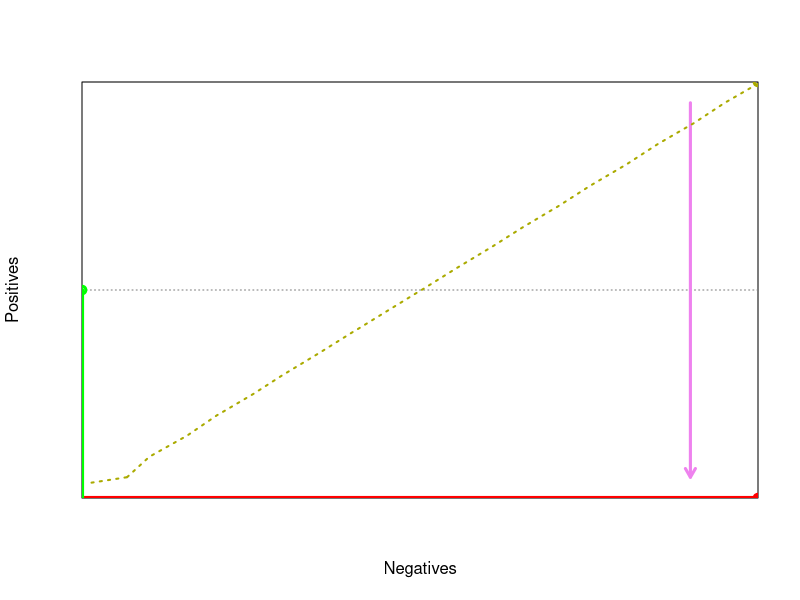

Here is the R script that generated this plot:
## ---- chunk 1

#c <- 1  # class ratio dt-cost-left
c <- 1 # class ratio dt-cost-right
pos <- c*50  # positive examples
neg <- 50  # negative examples

rocgrid <- function() {
	plot( c(0,neg), c(0,pos),
		 xlim=c(0,neg),ylim=c(0,pos),
		 #asp = pos/neg,
		 xaxs = "i",yaxs = "i",
		 xaxt = 'n', yaxt = 'n',
		 type = "n",
		 xlab = "Negatives", ylab = "Positives")
	
	# add a grid
	#grid.step <- 5
	grid (nx = neg/10, ny = pos/10, col = gray(0.5))
	
	# draw diagonals
	#abline(0,pos/neg,lty="dotted")	# ascending
	#abline(pos,-pos/neg,lty="dotted")	# descending
	
	# draw axes
	#axis(2,c(0,0.2*pos,0.4*pos,0.6*pos,0.8*pos,pos),labels=c('0','20%','40%','60%','80%','100%'))
	#axis(1,c(0,0.2*neg,0.4*neg,0.6*neg,0.8*neg,neg),labels=c('0','20%','40%','60%','80%','100%'))
}

box <- function(x0,y0,x1,y1,col) {
	lines(c(x0,x0,x1,x1,x0),c(y0,y1,y1,y0,y0),col=col,lty=1)}

metric <- function(tp,fp,Pos,Neg,m) {
  if (tp+fp == 0) { return(0) }
  else {
    #Pos = pos
    #Neg = neg
    N = Pos+Neg
    TP = tp
    FP = fp
    FN = Pos-TP
    TN = Neg-FP
    if (m=='accuracy') return( (TP+TN)/N ) 
    if (m=='wracc') return( TP/N - (TP+FP)*(TP+FN)/N^2 ) 
    if (m=='confirmation') return( ((TP+FP)*(FP+TN)/N^2 - FP/N)/(sqrt((TP+FP)*(FP+TN)/N^2) - (TP+FP)*(FP+TN)/N^2) ) 
    if (m=='generality') return( (TP+FP)/N ) 
    if (m=='precision') return( TP/(TP+FP) ) 
    if (m=='laplace-precision') return( (TP+10)/(TP+FP+20) ) 
    if (m=='f-measure') return( 2*TP/(2*TP+FP+FN) ) 
    if (m=='g-measure') return( TP/(FP+Pos) ) 
    if (m=='precision*recall') return( TP^2/((TP+FP)*(TP+FN)) ) 
    if (m=='avg-precision-recall') return( TP/(2*(TP+FP)) + TP/(2*(TP+FN)) ) 
    if (m=='aucsplit') return( (TP*Neg+Pos*TN)/(2*Pos*Neg) ) 
    if (m=='balanced-aucsplit') return( TP/Pos - FP/Neg ) 
    if (m=='chi2') return( (TP*TN - FP*FN)^2 / ((TP+FP)*(TP+FN)*(FP+TN)*(FN+TN)) ) 
    if (m=='info-gain') return( entropy(Pos,Neg) - (TP+FP)/N*entropy(TP,FP) - (FN+TN)/N*entropy(FN,TN) )
    if (m=='gini') return( gini(Pos,Neg) - (TP+FP)/N*gini(TP,FP) - (FN+TN)/N*gini(FN,TN) )
    if (m=='dkm') return( dkm(Pos,Neg) - (TP+FP)/N*dkm(TP,FP) - (FN+TN)/N*dkm(FN,TN) )
    if (m=='entropy') return( entropy(TP,FP)/2 )
    if (m=='giniimp') return( gini(TP,FP) )
    if (m=='dkmimp') return( dkm(TP,FP) )
    if (m=='minacc') return( minacc(TP,FP) )
  }
}

entropy <- function(P,N) {
  p <- P/(P+N)
  n <- N/(P+N)
  if (P==0 || N==0) { return( 0 ) }
  else { return( -p*log2(p) -n*log2(n) ) }
}

gini <- function(P,N) {
  p <- P/(P+N)
  n <- N/(P+N)
  return( 4*p*n )	
}

dkm <- function(P,N) {
  p <- P/(P+N)
  n <- N/(P+N)
  return( 2*sqrt(p*n) )	
}

minacc <- function(P,N) {
  p <- P/(P+N)
  n <- N/(P+N)
  return( min(p,n) )	
}


save = FALSE

if (save==FALSE) {colour1="red"; colour2="blue"} else {colour1="black"; colour2="black"}

contours <- function(m,label) {
	x <- seq(0,neg)
	y <- seq(0,pos)
	z <- matrix(nrow=neg+1,ncol=pos+1)
	for (i in x) {
	  for (j in y) {
		z[i+1,j+1] = metric(j,i,pos,neg,m)
	  }
	}
	contour(x,y,z,nlevels=10,add=TRUE,col=colour1,lty="solid",method=label)
}

contour1 <- function(m,col,lty,tp,fp,Pos,Neg) {
	#v <- metric(tp,fp*(Pos/Neg),Pos,Neg,m)
	v <- metric(tp,fp,Pos,Neg,m)
	col=rgb(min(2-2*v,1),v,0)
	points(fp,tp,col=col,type='p',lwd=3)
	if (tp==0 || fp==0) { 
		lines(c(0,fp),c(0,tp),col=col,lty=lty,lwd=4)
		return() 
	}
	Pos <- tp
	Neg <- fp
	x <- seq(0,Neg)
	y <- seq(0,Pos)
	z <- matrix(nrow=Neg+1,ncol=Pos+1)
	for (i in x) {
	  for (j in y) {
		z[i+1,j+1] = metric(j,i,Pos,Neg,m)
	  }
	}
	v <- metric(tp,fp,Pos,Neg,m)
	contour(x,y,z,level=v,add=TRUE,col=col,lty=lty,labels="",lwd=2)
}

pos=20; neg=10;
rocgrid()
d = 1
method = 'precision'
colour = 'black'
#box(0,0,neg,pos,colour)
p = 0; n = 10
arrows(neg-d,pos-d,n-d,p+d,col='violet',length=0.1,lwd=3)
#lines(c(0,neg),c(0,0),col='red',lwd=3)
#lines(c(0,0),c(0,pos),col='green',lwd=3)
contour1(method,'red','solid', p, n, pos, neg)
contour1(method,'green','solid',10,  0, pos, neg)
contour1(method,colour,'dotted',20, 10, pos, neg)
#contour1(method,colour,'dotted', 0,  0, pos, neg)
